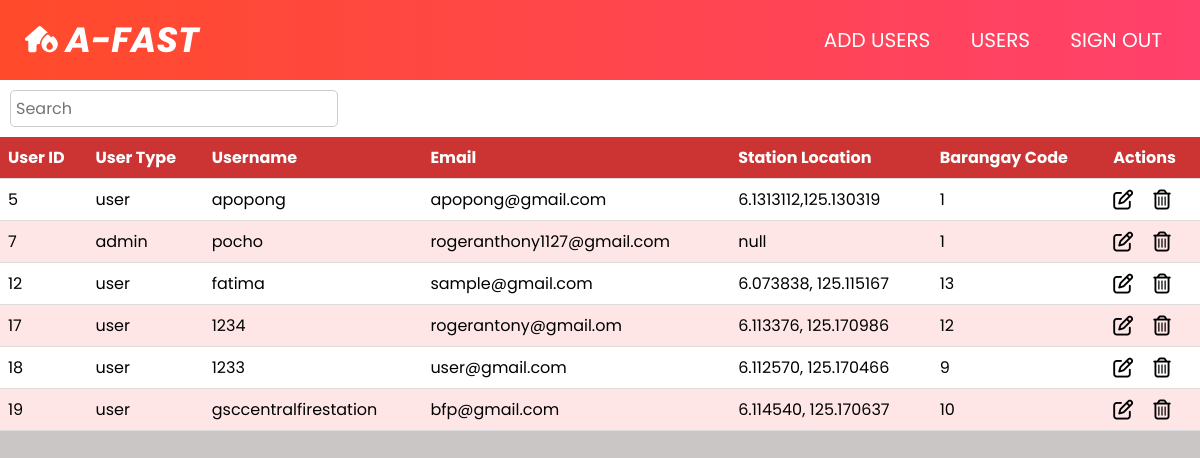
Screenshot of /admin/userList.php (signed in) with the database file from the repository.
### tables this page shows
CREATE TABLE `users` (
  `user_id` int(11) NOT NULL,
  `user_type` varchar(255) NOT NULL DEFAULT 'user',
  `username` varchar(255) NOT NULL,
  `email` varchar(255) NOT NULL,
  `password` varchar(255) NOT NULL,
  `station_location` varchar(255) NOT NULL,
  `barangay_code` int(255) NOT NULL
);

### admin/userList.php (the view, shortened to what this page needs)
<!DOCTYPE html>
<html lang="en">
<head>
    <link rel="stylesheet" href="css/style.css">
    <link rel="stylesheet" href="css/userList.css">
    <link rel="stylesheet" href="https://cdn.jsdelivr.net/npm/@fortawesome/fontawesome-free@6.4.2/css/all.min.css" />
</head>
<body>
    <?php include "navBar.php"; ?>
    <form id="filterForm" onsubmit="submitForm(event)">
        <input id="searchInput" class="search-input" type="text" oninput="filterTable()" placeholder="Search">
    </form>
    <table>
        <thead>
            <tr>
                <th>User ID</th>
                <th>User Type</th>
                <th>Username</th>
                <th>Email</th>
                <th>Station Location</th>
                <th>Barangay Code</th>
                <th>Actions</th>
            </tr>
        </thead>
        <tbody id="userTableBody">
            <?php
            include "db/connection.php";
            $sql = "SELECT * from users";
            $result = $conn->query($sql);
            if ($result) {
                if ($result->num_rows > 0) {
                    while ($row = $result->fetch_assoc()) {
                        echo "<tr>";
                        echo "<td>" . $row["user_id"] . "</td>";
                        echo "<td>" . $row["user_type"] . "</td>";
                        echo "<td>" . $row["username"] . "</td>";
                        echo "<td>" . $row["email"] . "</td>";
                        echo "<td>" . $row["station_location"] . "</td>";
                        echo "<td>" . $row["barangay_code"] . "</td>";
                        echo "<td>";
                        echo "<i class='fa-regular fa-pen-to-square fa-lg' onclick='editUser(" . $row["user_id"] . ")' Style='margin-right:20px;'></i>";
                        echo "<i class='fa-regular fa-trash-can fa-lg' onclick='confirmDelete(" . $row["user_id"] . ")'></i>";
                        echo "</td>";
                        echo "</tr>";
                    }
                } else {
                    echo "<tr><td colspan='5' style='text-align: center;'>NO RECORDS FOUND</td></tr>";
                }
            } else {
                echo "Error: " . $conn->error;
                echo "<br>Query: " . $sql;
            }
            ?>
        </tbody>
    </table>
</body>
</html>

### admin/css/style.css (style rules this page uses)
* { padding: 0; margin: 0; text-decoration: none; list-style: none; box-sizing: border-box; font-family: "Poppins", sans-serif; }
body { background-color: rgb(202, 198, 198); font-family: montserrat; }

### admin/css/userList.css (style rules this page uses)
form { margin: 0 auto; text-align: left; background-color: #fff; padding: 10px; width: 100%; }
select, input[type="text"] { padding: 5px; font-size: 16px; border: 1px solid #ccc; border-radius: 5px; background-color: #fff; }
table { width: 100%; border-collapse: collapse; }
th, td { padding: 8px; text-align: left; border-bottom: 1px solid #ddd; }
th { background-color: #cc3333; color: #fff; }
tr:nth-child(even) { background-color: #ffe6e6; }
tr:nth-child(odd) { background-color: #fff; }

### rows the page displays
users: user_id "5", user_type "user", username "apopong", email "apopong@gmail.com", station_location "6.1313112,125.130319", barangay_code "1"
users: user_id "7", user_type "admin", username "pocho", email "rogeranthony1127@gmail.com", station_location "null", barangay_code "1"
users: user_id "12", user_type "user", username "fatima", email "sample@gmail.com", station_location "6.073838, 125.115167", barangay_code "13"
users: user_id "17", user_type "user", username "1234", email "rogerantony@gmail.om", station_location "6.113376, 125.170986", barangay_code "12"
users: user_id "18", user_type "user", username "1233", email "user@gmail.com", station_location "6.112570, 125.170466", barangay_code "9"
users: user_id "19", user_type "user", username "gsccentralfirestation", email "bfp@gmail.com", station_location "6.114540, 125.170637", barangay_code "10"
